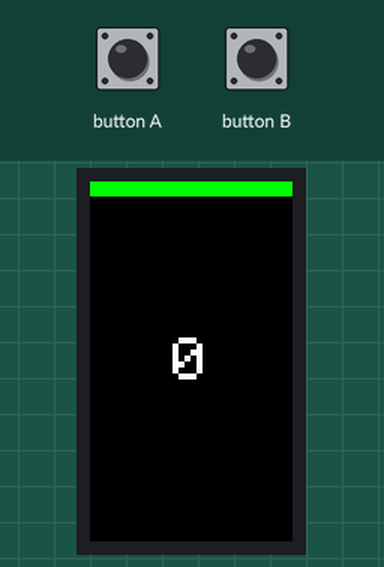
A program run on a simulated ESP32. On the bench: 135×240 colour display. The inputs (shaded band) are chosen by the test bench. Nothing arrives over Bluetooth unless stated; a phone connects over Bluetooth LE 3 s after start.

Above: at 3.8 s.
3.9 s: button A pressed for 0.15 s
At 5.1 s:
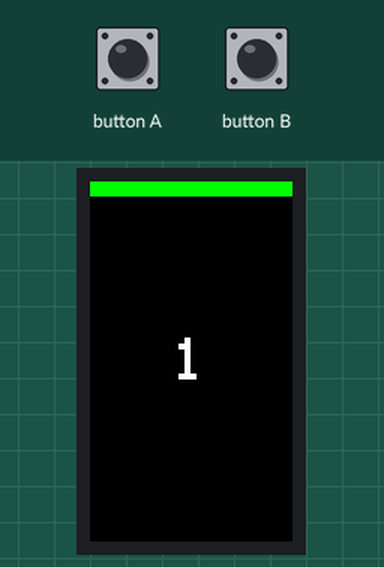
5.5 s: button A pressed for 1 s
At 6.0 s:
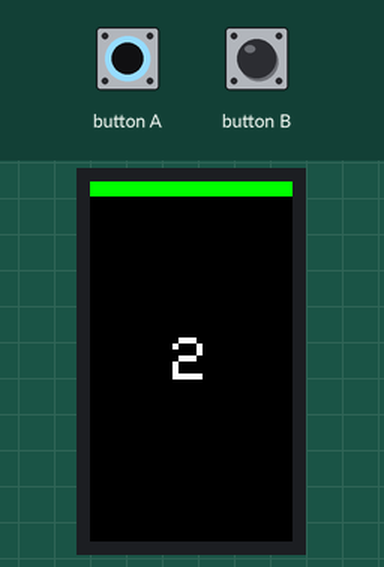
Timing chart, 0 to 8.5 s (numbered marks = the images above; inputs shaded):
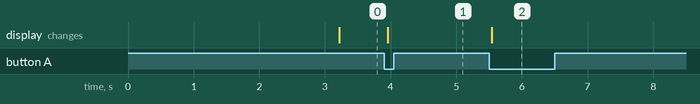

Measured:
- after the input at 3.9 s, the display: changes after 0.05 s (image 1)
- after the input at 5.5 s, the display: changes at once (image 2)

The program:

main.cpp
```cpp
#include <M5StickCPlus2.h>
#include "tally.h"

enum Page {
    PAGE_TALLY = 0,
    PAGE_MOISTURE,
    PAGE_COUNT
};

Page currentPage = PAGE_TALLY;
TallyPage tallyPage;

void switchPage() {
    currentPage = static_cast<Page>((currentPage + 1) % PAGE_COUNT);
    M5.Lcd.fillScreen(BLACK);

    switch (currentPage) {
        case PAGE_TALLY:
            tallyPage.updateDisplay();
            break;
    }
}

void setup() {
    M5.begin();
    M5.Lcd.setRotation(0);
    M5.Lcd.fillScreen(BLACK);

    tallyPage.init();
}

void loop() {
    M5.update();

    // if (M5.BtnPWR.wasPressed()) {
    //     switchPage();
    // }

    switch (currentPage) {
        case PAGE_TALLY:
            tallyPage.update();
            break;
    }

    delay(50);
}
```

tally.cpp
```cpp
#include "tally.h"

#define SERVICE_UUID        "4fafc201-1fb5-459e-8fcc-c5c9c331914b"
#define CHARACTERISTIC_UUID "beb5483e-36e1-4688-b7f5-ea07361b26a8"

TallyPage* TallyPage::instance = nullptr;

class MyServerCallbacks: public BLEServerCallbacks {
    void onConnect(BLEServer* pServer) {
        TallyPage::handleConnect(pServer);
    }

    void onDisconnect(BLEServer* pServer) {
        TallyPage::handleDisconnect(pServer);
    }
};

TallyPage::TallyPage() : pServer(nullptr), pCharacteristic(nullptr),
    pBLE2902(nullptr), deviceConnected(false), count(0) {
    instance = this;
}

void TallyPage::init() {
    BLEDevice::init("M5Tally");
    pServer = BLEDevice::createServer();
    pServer->setCallbacks(new MyServerCallbacks());

    BLEService *pService = pServer->createService(SERVICE_UUID);
    pCharacteristic = pService->createCharacteristic(
        CHARACTERISTIC_UUID,
        BLECharacteristic::PROPERTY_READ |
        BLECharacteristic::PROPERTY_NOTIFY |
        BLECharacteristic::PROPERTY_INDICATE
    );

    pBLE2902 = new BLE2902();
    pBLE2902->setNotifications(true);
    pCharacteristic->addDescriptor(pBLE2902);

    updateCharacteristicValue();
    pService->start();

    BLEAdvertising *pAdvertising = BLEDevice::getAdvertising();
    pAdvertising->stop();

    BLEAdvertisementData advertisementData;
    advertisementData.setFlags(0x06);
    advertisementData.setCompleteServices(BLEUUID(SERVICE_UUID));
    advertisementData.setName("M5Tally");

    BLEAdvertisementData scanResponseData;
    scanResponseData.setName("M5Tally");

    pAdvertising->setAdvertisementData(advertisementData);
    pAdvertising->setScanResponseData(scanResponseData);

    pAdvertising->setMinInterval(0x20);
    pAdvertising->setMaxInterval(0x40);

    BLEDevice::startAdvertising();

    updateDisplay();
}

void TallyPage::updateCharacteristicValue() {
    uint8_t bytes[2];
    bytes[0] = (count >> 8) & 0xFF;
    bytes[1] = count & 0xFF;

    pCharacteristic->setValue(bytes, 2);
    if (deviceConnected) {
        pCharacteristic->notify();
    }
}

void TallyPage::updateDisplay() {
    M5.Lcd.fillScreen(BLACK);

    if (deviceConnected) {
        M5.Lcd.fillRect(0, 0, 135, 10, GREEN);
    } else {
        M5.Lcd.fillRect(0, 0, 135, 10, RED);
    }

    M5.Lcd.setTextSize(4);
    M5.Lcd.setTextColor(WHITE);

    String countStr = String(count);
    int textWidth = countStr.length() * 24;
    int xPos = (M5.Lcd.width() - textWidth) / 2;
    int yPos = (M5.Lcd.height() - 32) / 2;

    M5.Lcd.setCursor(xPos, yPos);
    M5.Lcd.print(countStr);
}

void TallyPage::handleButtonA() {
    count++;
    updateCharacteristicValue();
    updateDisplay();
}

void TallyPage::handleButtonB() {
    count = 0;
    updateCharacteristicValue();
    updateDisplay();
}

void TallyPage::update() {
    if (M5.BtnA.wasPressed()) {
        handleButtonA();
    }
    if (M5.BtnB.wasPressed()) {
        handleButtonB();
    }
}

void TallyPage::handleConnect(BLEServer* pServer) {
    if (instance) {
        instance->deviceConnected = true;
        instance->pBLE2902->setNotifications(true);
        instance->updateDisplay();
    }
}

void TallyPage::handleDisconnect(BLEServer* pServer) {
    if (instance) {
        instance->deviceConnected = false;
        instance->pBLE2902->setNotifications(false);
        BLEDevice::startAdvertising();
        instance->updateDisplay();
    }
} 
```

tally.h
```cpp
#pragma once

#include <M5StickCPlus2.h>
#include <BLEDevice.h>
#include <BLEServer.h>
#include <BLEUtils.h>
#include <BLE2902.h>

class MyServerCallbacks;

class TallyPage {
public:
    TallyPage();
    void init();
    void update();
    void handleButtonA();
    void handleButtonB();
    void updateDisplay();

private:
    void updateCharacteristicValue();

    BLEServer *pServer;
    BLECharacteristic *pCharacteristic;
    BLE2902 *pBLE2902;
    bool deviceConnected;
    uint16_t count;

    static void handleConnect(BLEServer* pServer);
    static void handleDisconnect(BLEServer* pServer);

    static TallyPage* instance;

    friend class MyServerCallbacks;
}; 
```
